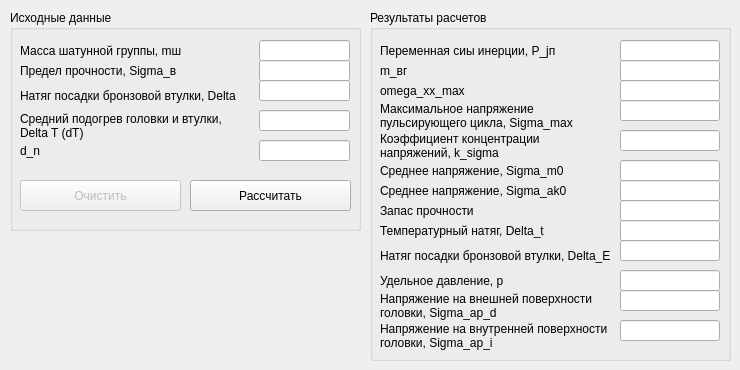
      <widget class="QWidget" name="tab_10">
       <attribute name="title">
        <string>ПГШ (сеч. I-I)</string>
       </attribute>
       <widget class="QGroupBox" name="groupBox_15">
        <property name="geometry">
         <rect>
          <x>10</x>
          <y>10</y>
          <width>351</width>
          <height>221</height>
         </rect>
        </property>
        <property name="title">
         <string>Исходные данные</string>
        </property>
        <widget class="QLabel" name="label_14">
         <property name="geometry">
          <rect>
           <x>10</x>
           <y>30</y>
           <width>221</width>
           <height>21</height>
          </rect>
         </property>
         <property name="text">
          <string>Масса шатунной группы, mш</string>
         </property>
         <property name="scaledContents">
          <bool>false</bool>
         </property>
         <property name="wordWrap">
          <bool>true</bool>
         </property>
        </widget>
        <widget class="QLineEdit" name="param_Group1_msh">
         <property name="geometry">
          <rect>
           <x>249</x>
           <y>30</y>
           <width>91</width>
           <height>21</height>
          </rect>
         </property>
         <property name="maximumSize">
          <size>
           <width>100</width>
           <height>16777215</height>
          </size>
         </property>
         <property name="text">
          <string/>
         </property>
        </widget>
        <widget class="QLineEdit" name="param_Group1_Sigmav">
         <property name="geometry">
          <rect>
           <x>249</x>
           <y>50</y>
           <width>91</width>
           <height>21</height>
          </rect>
         </property>
         <property name="maximumSize">
          <size>
           <width>100</width>
           <height>16777215</height>
          </size>
         </property>
         <property name="text">
          <string/>
         </property>
        </widget>
        <widget class="QLabel" name="label_19">
         <property name="geometry">
          <rect>
           <x>10</x>
           <y>50</y>
           <width>221</width>
           <height>21</height>
          </rect>
         </property>
         <property name="text">
          <string>Предел прочности, Sigma_в</string>
         </property>
         <property name="scaledContents">
          <bool>false</bool>
         </property>
         <property name="wordWrap">
          <bool>true</bool>
         </property>
        </widget>
        <widget class="QLineEdit" name="param_Group1_Delta">
         <property name="geometry">
          <rect>
           <x>249</x>
           <y>70</y>
           <width>91</width>
           <height>21</height>
          </rect>
         </property>
         <property name="maximumSize">
          <size>
           <width>100</width>
           <height>16777215</height>
          </size>
         </property>
         <property name="text">
          <string/>
         </property>
        </widget>
        <widget class="QLabel" name="label_23">
         <property name="geometry">
          <rect>
           <x>10</x>
           <y>70</y>
           <width>231</width>
           <height>31</height>
          </rect>
         </property>
         <property name="text">
          <string>Натяг посадки бронзовой втулки, Delta</string>
         </property>
         <property name="scaledContents">
          <bool>false</bool>
         </property>
         <property name="wordWrap">
          <bool>true</bool>
         </property>
        </widget>
        <widget class="QLineEdit" name="param_Group1_DeltaT">
         <property name="geometry">
          <rect>
           <x>249</x>
           <y>100</y>
           <width>91</width>
           <height>21</height>
          </rect>
         </property>
         <property name="maximumSize">
          <size>
           <width>100</width>
           <height>16777215</height>
          </size>
         </property>
         <property name="text">
          <string/>
         </property>
        </widget>
        <widget class="QLabel" name="label_29">
         <property name="geometry">
          <rect>
           <x>10</x>
           <y>100</y>
           <width>221</width>
           <height>31</height>
          </rect>
         </property>
         <property name="text">
          <string>Средний подогрев головки и втулки, Delta T (dT)</string>
         </property>
         <property name="scaledContents">
          <bool>false</bool>
         </property>
         <property name="wordWrap">
          <bool>true</bool>
         </property>
        </widget>
        <widget class="QLineEdit" name="param_Group1_dn">
         <property name="geometry">
          <rect>
           <x>249</x>
           <y>130</y>
           <width>91</width>
           <height>21</height>
          </rect>
         </property>
         <property name="maximumSize">
          <size>
           <width>100</width>
           <height>16777215</height>
          </size>
         </property>
         <property name="text">
          <string/>
         </property>
        </widget>
        <widget class="QLabel" name="label_43">
         <property name="geometry">
          <rect>
           <x>10</x>
           <y>130</y>
           <width>221</width>
           <height>21</height>
          </rect>
         </property>
         <property name="text">
          <string>d_n</string>
         </property>
         <property name="scaledContents">
          <bool>false</bool>
         </property>
         <property name="wordWrap">
          <bool>true</bool>
         </property>
        </widget>
        <widget class="QPushButton" name="_btn_CalcGroup_1">
         <property name="geometry">
          <rect>
           <x>180</x>
           <y>170</y>
           <width>161</width>
           <height>31</height>
          </rect>
         </property>
         <property name="text">
          <string>Рассчитать</string>
         </property>
        </widget>
        <widget class="QPushButton" name="pushButton_7">
         <property name="enabled">
          <bool>false</bool>
         </property>
         <property name="geometry">
          <rect>
           <x>10</x>
           <y>170</y>
           <width>161</width>
           <height>31</height>
          </rect>
         </property>
         <property name="text">
          <string>Очистить</string>
         </property>
        </widget>
       </widget>
       <widget class="QGroupBox" name="groupBox_16">
        <property name="geometry">
         <rect>
          <x>370</x>
          <y>10</y>
          <width>361</width>
          <height>351</height>
         </rect>
        </property>
        <property name="title">
         <string>Результаты расчетов</string>
        </property>
        <widget class="QLineEdit" name="param_Group1_ksigma">
         <property name="geometry">
          <rect>
           <x>250</x>
           <y>120</y>
           <width>100</width>
           <height>21</height>
          </rect>
         </property>
         <property name="maximumSize">
          <size>
           <width>100</width>
           <height>16777215</height>
          </size>
         </property>
         <property name="text">
          <string/>
         </property>
         <property name="readOnly">
          <bool>true</bool>
         </property>
        </widget>
        <widget class="QLabel" name="label_44">
         <property name="geometry">
          <rect>
           <x>10</x>
           <y>120</y>
           <width>221</width>
           <height>31</height>
          </rect>
         </property>
         <property name="text">
          <string>Коэффициент концентрации напряжений, k_sigma</string>
         </property>
         <property name="scaledContents">
          <bool>false</bool>
         </property>
         <property name="wordWrap">
          <bool>true</bool>
         </property>
        </widget>
        <widget class="QLineEdit" name="param_Group1_omg_xx_max">
         <property name="geometry">
          <rect>
           <x>250</x>
           <y>70</y>
           <width>100</width>
           <height>21</height>
          </rect>
         </property>
         <property name="maximumSize">
          <size>
           <width>100</width>
           <height>16777215</height>
          </size>
         </property>
         <property name="text">
          <string/>
         </property>
         <property name="readOnly">
          <bool>true</bool>
         </property>
        </widget>
        <widget class="QLabel" name="label_78">
         <property name="geometry">
          <rect>
           <x>10</x>
           <y>30</y>
           <width>221</width>
           <height>21</height>
          </rect>
         </property>
         <property name="text">
          <string>Переменная сиы инерции, P_jп</string>
         </property>
         <property name="scaledContents">
          <bool>false</bool>
         </property>
         <property name="wordWrap">
          <bool>true</bool>
         </property>
        </widget>
        <widget class="QLineEdit" name="param_Group1_mvg">
         <property name="geometry">
          <rect>
           <x>250</x>
           <y>50</y>
           <width>100</width>
           <height>21</height>
          </rect>
         </property>
         <property name="maximumSize">
          <size>
           <width>100</width>
           <height>16777215</height>
          </size>
         </property>
         <property name="text">
          <string/>
         </property>
         <property name="readOnly">
          <bool>true</bool>
         </property>
        </widget>
        <widget class="QLineEdit" name="param_Group1_Pjp">
         <property name="geometry">
          <rect>
           <x>250</x>
           <y>30</y>
           <width>100</width>
           <height>21</height>
          </rect>
         </property>
         <property name="maximumSize">
          <size>
           <width>100</width>
           <height>16777215</height>
          </size>
         </property>
         <property name="text">
          <string/>
         </property>
         <property name="readOnly">
          <bool>true</bool>
         </property>
        </widget>
        <widget class="QLineEdit" name="param_Group1_SigmaMax">
         <property name="geometry">
          <rect>
           <x>250</x>
           <y>90</y>
           <width>100</width>
           <height>21</height>
          </rect>
         </property>
         <property name="maximumSize">
          <size>
           <width>100</width>
           <height>16777215</height>
          </size>
         </property>
         <property name="text">
          <string/>
         </property>
         <property name="readOnly">
          <bool>true</bool>
         </property>
        </widget>
        <widget class="QLabel" name="label_93">
         <property name="geometry">
          <rect>
           <x>10</x>
           <y>90</y>
           <width>221</width>
           <height>31</height>
          </rect>
         </property>
         <property name="text">
          <string>Максимальное напряжение пульсирующего цикла, Sigma_max</string>
         </property>
         <property name="scaledContents">
          <bool>false</bool>
         </property>
         <property name="wordWrap">
          <bool>true</bool>
         </property>
        </widget>
        <widget class="QLabel" name="label_94">
         <property name="geometry">
          <rect>
           <x>10</x>
           <y>50</y>
           <width>221</width>
           <height>21</height>
          </rect>
         </property>
         <property name="text">
          <string>m_вг</string>
         </property>
         <property name="scaledContents">
          <bool>false</bool>
         </property>
         <property name="wordWrap">
          <bool>true</bool>
         </property>
        </widget>
        <widget class="QLabel" name="label_95">
         <property name="geometry">
          <rect>
           <x>10</x>
           <y>70</y>
           <width>231</width>
           <height>21</height>
          </rect>
         </property>
         <property name="text">
          <string>omega_xx_max</string>
         </property>
         <property name="scaledContents">
          <bool>false</bool>
         </property>
         <property name="wordWrap">
          <bool>true</bool>
         </property>
        </widget>
        <widget class="QLineEdit" name="param_Group1_Sigmam0">
         <property name="geometry">
          <rect>
           <x>250</x>
           <y>150</y>
           <width>100</width>
           <height>21</height>
          </rect>
         </property>
         <property name="maximumSize">
          <size>
           <width>100</width>
           <height>16777215</height>
          </size>
         </property>
         <property name="text">
          <string/>
         </property>
         <property name="readOnly">
          <bool>true</bool>
         </property>
        </widget>
        <widget class="QLabel" name="label_96">
         <property name="geometry">
          <rect>
           <x>10</x>
           <y>150</y>
           <width>231</width>
           <height>21</height>
          </rect>
         </property>
         <property name="text">
          <string>Среднее напряжение, Sigma_m0</string>
         </property>
         <property name="scaledContents">
          <bool>false</bool>
         </property>
         <property name="wordWrap">
          <bool>true</bool>
         </property>
        </widget>
        <widget class="QLineEdit" name="param_Group1_Sigmaak">
         <property name="geometry">
          <rect>
           <x>250</x>
           <y>170</y>
           <width>100</width>
           <height>21</height>
          </rect>
         </property>
         <property name="maximumSize">
          <size>
           <width>100</width>
           <height>16777215</height>
          </size>
         </property>
         <property name="text">
          <string/>
         </property>
         <property name="readOnly">
          <bool>true</bool>
         </property>
        </widget>
        <widget class="QLabel" name="label_97">
         <property name="geometry">
          <rect>
           <x>10</x>
           <y>170</y>
           <width>231</width>
           <height>21</height>
          </rect>
         </property>
         <property name="text">
          <string>Среднее напряжение, Sigma_ak0</string>
         </property>
         <property name="scaledContents">
          <bool>false</bool>
         </property>
         <property name="wordWrap">
          <bool>true</bool>
         </property>
        </widget>
        <widget class="QLineEdit" name="param_Group1_ZapPro">
         <property name="geometry">
          <rect>
           <x>250</x>
           <y>190</y>
           <width>100</width>
           <height>21</height>
          </rect>
         </property>
         <property name="maximumSize">
          <size>
           <width>100</width>
           <height>16777215</height>
          </size>
         </property>
         <property name="text">
          <string/>
         </property>
         <property name="readOnly">
          <bool>true</bool>
         </property>
        </widget>
        <widget class="QLabel" name="label_98">
         <property name="geometry">
          <rect>
           <x>10</x>
           <y>190</y>
           <width>231</width>
           <height>21</height>
          </rect>
         </property>
         <property name="text">
          <string>Запас прочности</string>
         </property>
         <property name="scaledContents">
          <bool>false</bool>
         </property>
         <property name="wordWrap">
          <bool>true</bool>
         </property>
        </widget>
        <widget class="QLineEdit" name="param_Group1_Deltat">
         <property name="geometry">
          <rect>
           <x>250</x>
           <y>210</y>
           <width>100</width>
           <height>21</height>
          </rect>
         </property>
         <property name="maximumSize">
          <size>
           <width>100</width>
           <height>16777215</height>
          </size>
         </property>
         <property name="text">
          <string/>
         </property>
         <property name="readOnly">
          <bool>true</bool>
         </property>
        </widget>
        <widget class="QLabel" name="label_99">
         <property name="geometry">
          <rect>
           <x>10</x>
           <y>210</y>
           <width>231</width>
           <height>21</height>
          </rect>
         </property>
         <property name="text">
          <string>Температурный натяг, Delta_t</string>
         </property>
         <property name="scaledContents">
          <bool>false</bool>
         </property>
         <property name="wordWrap">
          <bool>true</bool>
         </property>
        </widget>
        <widget class="QLineEdit" name="param_Group1_p">
         <property name="geometry">
          <rect>
           <x>250</x>
           <y>260</y>
           <width>100</width>
           <height>21</height>
          </rect>
         </property>
         <property name="maximumSize">
          <size>
           <width>100</width>
           <height>16777215</height>
          </size>
         </property>
         <property name="text">
          <string/>
         </property>
         <property name="readOnly">
          <bool>true</bool>
         </property>
        </widget>
        <widget class="QLineEdit" name="param_Group1_Sigma_ap_d">
         <property name="geometry">
          <rect>
           <x>250</x>
           <y>280</y>
           <width>100</width>
           <height>21</height>
          </rect>
         </property>
         <property name="maximumSize">
          <size>
           <width>100</width>
           <height>16777215</height>
          </size>
         </property>
         <property name="text">
          <string/>
         </property>
         <property name="readOnly">
          <bool>true</bool>
         </property>
        </widget>
        <widget class="QLabel" name="label_100">
         <property name="geometry">
          <rect>
           <x>10</x>
           <y>280</y>
           <width>231</width>
           <height>31</height>
          </rect>
         </property>
         <property name="text">
          <string>Напряжение на внешней поверхности головки, Sigma_ap_d</string>
         </property>
         <property name="scaledContents">
          <bool>false</bool>
         </property>
         <property name="wordWrap">
          <bool>true</bool>
         </property>
        </widget>
        <widget class="QLabel" name="label_101">
         <property name="geometry">
          <rect>
           <x>10</x>
           <y>230</y>
           <width>231</width>
           <height>31</height>
          </rect>
         </property>
         <property name="text">
          <string>Натяг посадки бронзовой втулки, Delta_E</string>
         </property>
         <property name="scaledContents">
          <bool>false</bool>
         </property>
         <property name="wordWrap">
          <bool>true</bool>
         </property>
        </widget>
        <widget class="QLabel" name="label_102">
         <property name="geometry">
          <rect>
           <x>10</x>
           <y>260</y>
           <width>231</width>
           <height>21</height>
          </rect>
         </property>
         <property name="text">
          <string>Удельное давление, p</string>
         </property>
         <property name="scaledContents">
          <bool>false</bool>
         </property>
         <property name="wordWrap">
          <bool>true</bool>
         </property>
        </widget>
        <widget class="QLabel" name="label_103">
         <property name="geometry">
          <rect>
           <x>10</x>
           <y>310</y>
           <width>231</width>
           <height>31</height>
          </rect>
         </property>
         <property name="text">
          <string>Напряжение на внутренней поверхности головки, Sigma_ap_i</string>
         </property>
         <property name="scaledContents">
          <bool>false</bool>
         </property>
         <property name="wordWrap">
          <bool>true</bool>
         </property>
        </widget>
        <widget class="QLineEdit" name="param_Group1_Sigma_ap_i">
         <property name="geometry">
          <rect>
           <x>250</x>
           <y>310</y>
           <width>100</width>
           <height>21</height>
          </rect>
         </property>
         <property name="maximumSize">
          <size>
           <width>100</width>
           <height>16777215</height>
          </size>
         </property>
         <property name="text">
          <string/>
         </property>
         <property name="readOnly">
          <bool>true</bool>
         </property>
        </widget>
        <widget class="QLineEdit" name="param_Group1_DeltaE">
         <property name="geometry">
          <rect>
           <x>250</x>
           <y>230</y>
           <width>100</width>
           <height>21</height>
          </rect>
         </property>
         <property name="maximumSize">
          <size>
           <width>100</width>
           <height>16777215</height>
          </size>
         </property>
         <property name="text">
          <string/>
         </property>
         <property name="readOnly">
          <bool>true</bool>
         </property>
        </widget>
       </widget>
      </widget>
